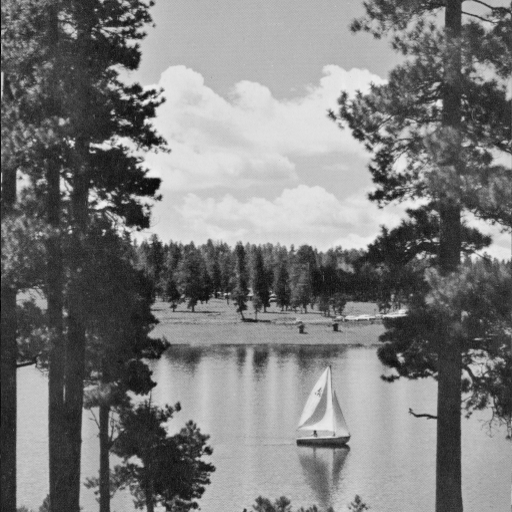
%> input picture imgs/lake.bmp, 512 x 512 px
$ octave ptych_Gd.m   (GNU Octave 9; MATLAB toolbox functions it lacks are replaced by stand-ins)
%> lines starting %> are read from the running program, lines starting %| are printed output that depends on the picture; in (x1, y1, x2, y2) boxes, pixels count from 0 and x2, y2 are one past the last pixel; in counts of white or black regions, pixels touching at a corner belong together; the program's own positions count from 1
### functions/Propagate.m
function [w_o] = Propagate(w_i, dist, pixSize, wavlen)

% dimension of the wavefield
[ny,nx] = size(w_i);

% sampling in the frequency domain
kx = pi/pixSize*(-1:2/nx:1-2/nx);
ky = pi/pixSize*(-1:2/ny:1-2/ny);
[KX,KY] = meshgrid(kx,ky);

% wave number
k = 2*pi/wavlen;

% circular convoluion via ffts
inputFT = fftshift(fft2(w_i));
H = exp(1i*dist*sqrt(k^2-KX.^2-KY.^2));
w_o = ifft2(ifftshift(inputFT.*H));

end

### functions/Grad_ptych.m
function [sample,MSE] = Grad_ptych(CCD,P,sample,epoch,deta,Z,pixSize,lambda,alpha,segd)
%CCD    diffraction image dataset
%P      light probe
%sample initial sample amplitude
%epoch  iteration
%deta   move step length
%Z      diffraction distance
G_u=ones(size(sample));
[yP,xP] = size(P);
r=yP;c=xP;
[M,N] = size(sample);
for i = 1:epoch
    k = 1;mse=zeros(r,c);
    for ii = segd
        for jj = segd
            dy=deta*ii;dx=deta*jj;

            sub_u=sample(M/2-r/2+dy:M/2+r/2-1+dy,N/2-c/2+dx:N/2+c/2-1+dx);
            exitwave = sub_u.*P;
            U1 = Propagate(exitwave,Z,pixSize,lambda);%forward

            dU=(abs(U1)-abs(CCD(:,:,k))).*U1.*2;%error gradient in surface of CCD

            mse=mse+(abs(U1)-abs(CCD(:,:,k))).^2./(r*c);%mean squared error

            G_subu=Propagate(dU,-Z,pixSize,lambda).*conj(P);%backpropagation error gradient to sample surface

            G_u(M/2-r/2+dy:M/2+r/2-1+dy,N/2-c/2+dx:N/2+c/2-1+dx)...
            =G_u(M/2-r/2+dy:M/2+r/2-1+dy,N/2-c/2+dx:N/2+c/2-1+dx)-alpha*G_subu; %Gradient descent in complex domain

        k = k + 1;

        end
         sample=G_u;
    end
    MSE(i)=sum(mse(:))/(r*c*length(segd).^2);
    disp(['iteration:',num2str(i),'   error：',num2str(MSE(i))])
end

end

### ptych_Gd.m
%--------------------------------------------------------------------------
% Author: CL.Deng
% Email:  cldeng881@gmail.com
%--------------------------------------------------------------------------
%%
clear;
close all;
clc;
addpath(genpath('./functions'));
addpath(genpath('./imgs'));
im_ampl=im2double(imread('lake.bmp'));
%> im_ampl: size 512x512 double; min 0.00392, max 0.941, mean 0.488
im_phase=im2double(imread('FAI.bmp'));
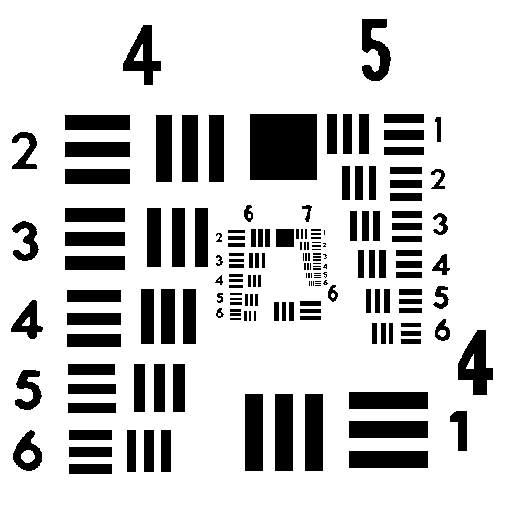
%> input picture imgs/FAI.bmp, 512 x 512 px
%> im_phase: size 512x512 double; values 0 (black) and 1 (white), 80.4% white; 175 black regions (36 under 20 px), largest, box (x1, y1, x2, y2) and area: (250, 114, 317, 180) 4422, (245, 394, 263, 471) 1386, (275, 394, 293, 471) 1386
[M,N]=size(im_ampl);
%> M = 512; N = 512
domain=zeros(M,N);
amp = imresize(im_ampl,[512,512]);
amp(amp<0)=0;amp(amp>1)=1;
pha = imresize(im_phase,[512,512]);
pha(pha<0)=0;pha(pha>1)=1;


image = amp.*exp(1j.*pha);
figure;imshow(abs(image),[]);
figure;imshow(angle(image),[]);

%%
%Segment Diffraction Regions
k=0;r=256;c=256;
iter=1;
deta=10;%move step length
seg=7;%the number of segment
if mod(seg,2)==0
    segd=-seg/2:seg/2-1;
else
    segd=-(seg-1)/2:(seg-1)/2;
end
for i=segd
    for j=segd
        dy = i*deta;
        dx = j*deta;
        k=k+1;
        im_set(:,:,k)=image(M/2-r/2+dy:M/2+r/2-1+dy,N/2-c/2+dx:N/2+c/2-1+dx);
        domain(M/2-r/2+dy:M/2+r/2-1+dy,N/2-c/2+dx:N/2+c/2-1+dx)=ones(r,c);
        subplot(seg,seg,iter)
        imshow(real(im_set(:,:,k)),[]);
        iter=iter+1;
    end
end
%> this loop made 7 passes
%> pass 1, `for j=segd dy = i*deta; dx = j*deta; k=k+1; im_set(:,:,k)=image(M/2-r/..`:
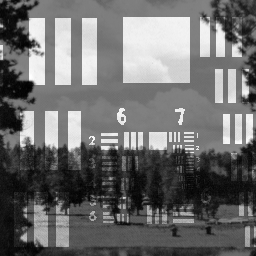
%> displayed picture: size 256x256, on the screen's scale of 0 to 255; min 0, max 255, mean 108.3
%> after the loop:
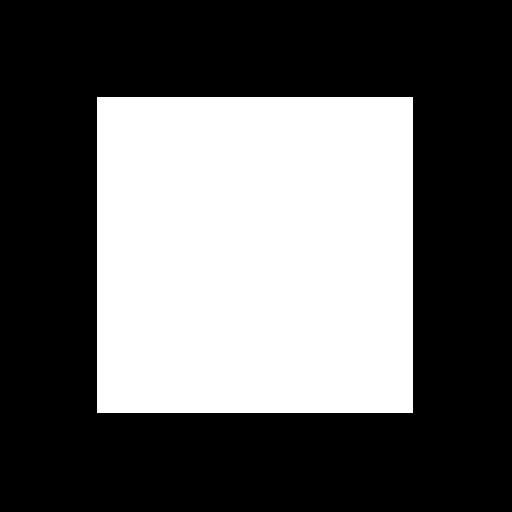
%> domain: size 512x512 double; values 0 (black) and 1 (white), 38.1% white; 1 white region, box (x1, y1, x2, y2) and area: (97, 97, 413, 413) 99856
%> after the loop, iter = 50; k = 49
%Construct an RGB image of the scanned domain
p1=im_ampl+domain;
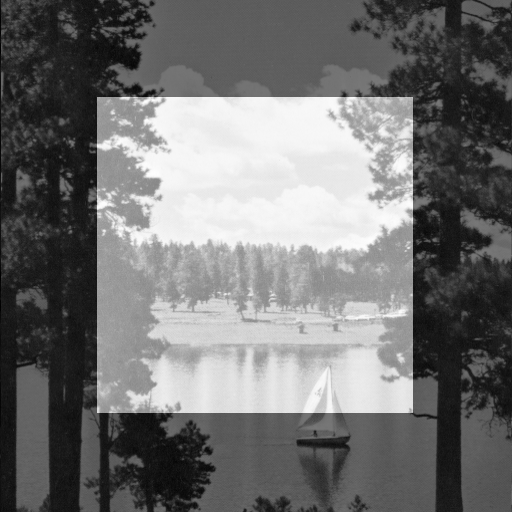
%> p1: size 512x512 double; min 0.00392, max 1.94, mean 0.869; drawn with min black and max white
p2=im_ampl-domain;
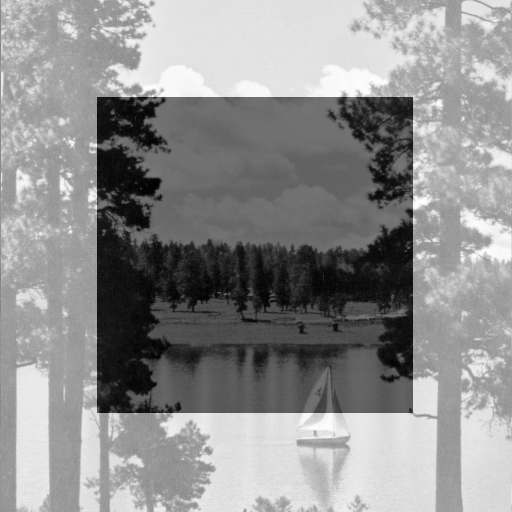
%> p2: size 512x512 double; min -0.965, max 0.929, mean 0.107; drawn with min black and max white
domainpic(:,:,1)=uint8(floor(255.*p2./max(p1(:))));
domainpic(:,:,2)=uint8(floor(255.*p1./max(p1(:))));
domainpic(:,:,3)=uint8(floor(255.*p2./max(p1(:))));
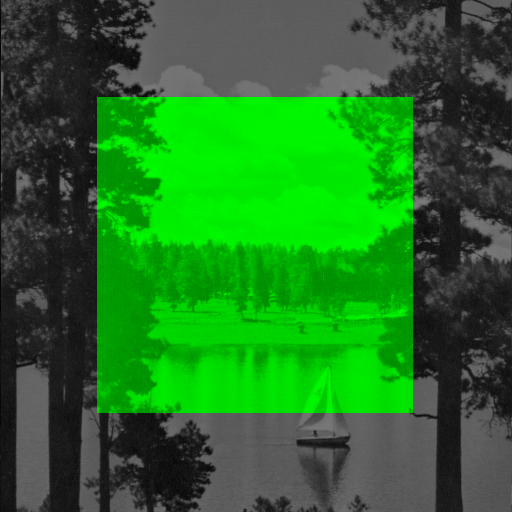
%> domainpic: size 512x512x3 uint8; mean R, G, B 36.5, 113.6, 36.5
%%
%create hole mask
pixSize = 3*1e-6;
mask_x = linspace(-pixSize*r/2,pixSize*r/2,r);
[x1,y1] = meshgrid(mask_x);
cir_hole = zeros(r,r);
cir_hole(abs(x1 + 1i*y1) < 3*r.*pixSize./10) = 1;
a = cir_hole;
figure;imshow(a);

%create the illumination function for ptychography
lambda=5320*10^(-10);
d=0.01;
U = Propagate(cir_hole,d,pixSize,lambda);
subplot(1,2,1)
imshow(abs(U),[]);title('amplitude')
subplot(1,2,2)
imshow(angle(U),[]);title('phase')

%%
%create the diffraction image set
Z=0.1;%m
iter=1;
for k=1:seg*seg
    exitE= U.*im_set(:,:,k);
    diff_set(:,:,k) = Propagate(exitE,Z,pixSize,lambda);
    subplot(seg,seg,iter)
    imshow(real(diff_set(:,:,k)),[]);
    iter=iter+1;
end
%> this loop made 49 passes
%> pass 2, `imshow(real(diff_set(:,:,k)),[]);`:
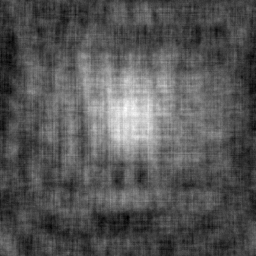
%> displayed picture: size 256x256, on the screen's scale of 0 to 255; min 0, max 255, mean 85.9


%%
%Gradient descent
Mpad = M;Npad = N;
%> after `Mpad = M`: Mpad = 512
%> after `Npad = N`: Npad = 512
P = U;
sample= ones(Mpad, Npad);
epoch=200;
% deta=20;
Z=0.1;
alpha=0.2;%Learning Rate

[sample_new,MSE]= Grad_ptych(diff_set,P,sample,epoch,deta,Z,pixSize,lambda,alpha,segd);
%> (the run ends here)
